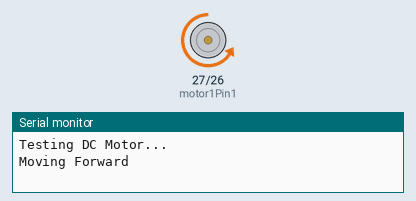
Bench run of a sketch on a simulated ESP32. Shown: motor-driver pin pairs drawn as motors (green arrow = first pin HIGH = forward, orange = second pin HIGH = backward, longer = more drive, scaled by the enable pin), the last lines printed to the serial monitor.

Above: at 1.0 s.
At 4.0 s:
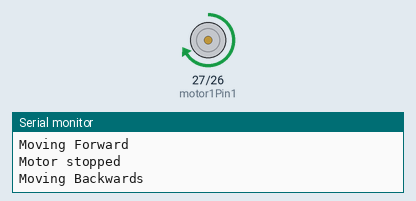
At 10.2 s:
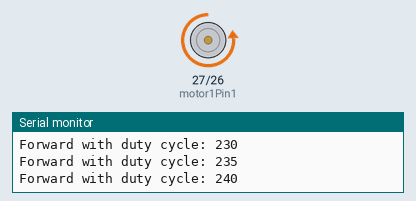
At 14.5 s:
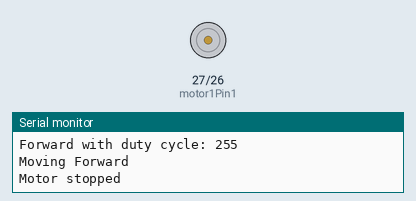
Timing chart, 0 to 15.6 s (numbered marks = the images above):
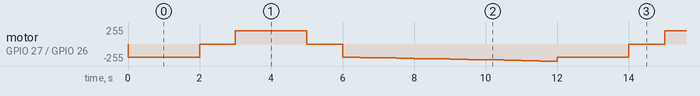

The sketch:

comunicacion_fan.ino
```cpp
// Motor A
int motor1Pin1 = 27;
int motor1Pin2 = 26;
int enable1Pin = 14;

// Configuración de propiedades PWM
const int freq = 30000;
const int pwmChannel = 0;
const int resolution = 8;
int dutyCycle = 200;

void setup() {
  // Configurar pines como salidas
  pinMode(motor1Pin1, OUTPUT);
  pinMode(motor1Pin2, OUTPUT);
  pinMode(enable1Pin, OUTPUT);

  // Configurar PWM
  ledcSetup(pwmChannel, freq, resolution);
  ledcAttachPin(enable1Pin, pwmChannel);  // Asociar pin al canal PWM

  Serial.begin(115200);
  Serial.println("Testing DC Motor...");
}

void loop() {
  // Avanza a velocidad fija
  Serial.println("Moving Forward");
  digitalWrite(motor1Pin1, LOW);
  digitalWrite(motor1Pin2, HIGH);
  ledcWrite(pwmChannel, dutyCycle);  // Aplicar PWM
  delay(2000);

  // Detener motor
  Serial.println("Motor stopped");
  digitalWrite(motor1Pin1, LOW);
  digitalWrite(motor1Pin2, LOW);
  ledcWrite(pwmChannel, 0);  // Cortar PWM
  delay(1000);

  // Reversa a velocidad fija
  Serial.println("Moving Backwards");
  digitalWrite(motor1Pin1, HIGH);
  digitalWrite(motor1Pin2, LOW);
  ledcWrite(pwmChannel, dutyCycle);
  delay(2000);

  // Detener motor
  Serial.println("Motor stopped");
  digitalWrite(motor1Pin1, LOW);
  digitalWrite(motor1Pin2, LOW);
  ledcWrite(pwmChannel, 0);
  delay(1000);

  // Acelerar gradualmente hacia adelante
  digitalWrite(motor1Pin1, LOW);
  digitalWrite(motor1Pin2, HIGH);
  while (dutyCycle <= 255) {
    ledcWrite(pwmChannel, dutyCycle);
    Serial.print("Forward with duty cycle: ");
    Serial.println(dutyCycle);
    dutyCycle += 5;
    delay(500);
  }

  dutyCycle = 200;  // Restablecer ciclo útil para el siguiente ciclo
}
```
